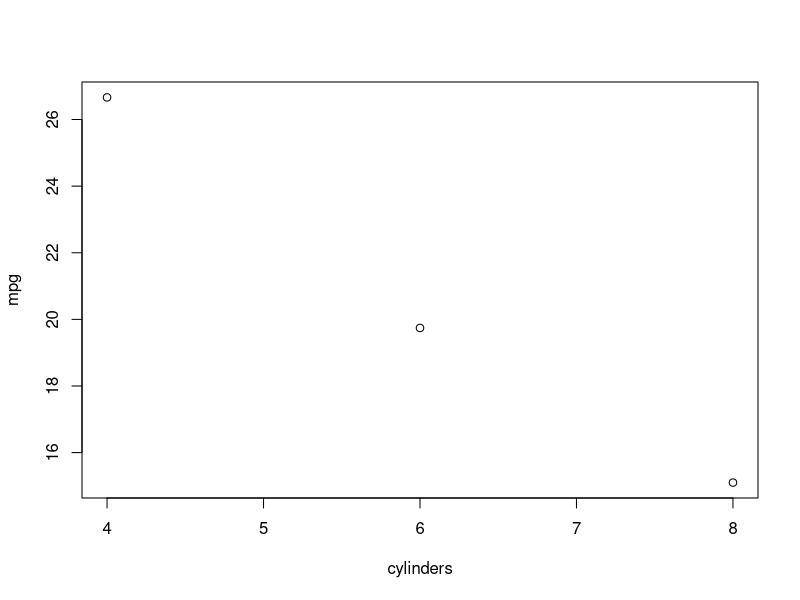
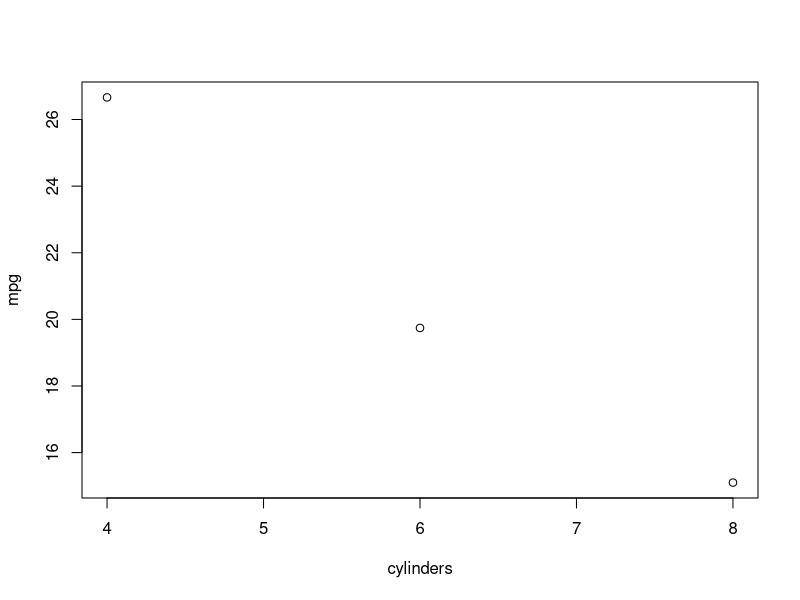
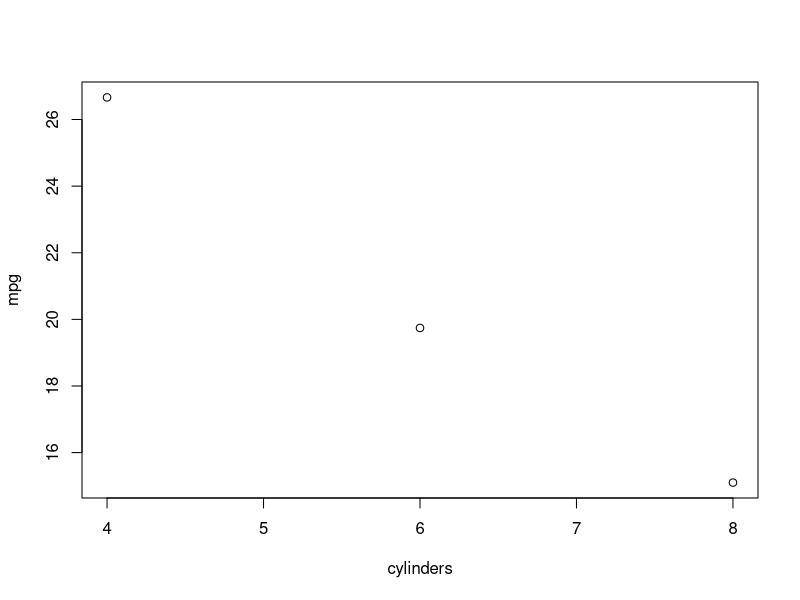

R code for these plots, in order:
# PlotTest without the dev.off statements.
# @version June 2017

data (mtcars)

# All the cars
allCars.df <- mtcars

# Create separate data frames for each number of cylinders
cars4Cyl.df <- allCars.df[allCars.df$cyl == 4, ]
cars6Cyl.df <- allCars.df[allCars.df$cyl == 6, ]
cars8Cyl.df <- allCars.df[allCars.df$cyl == 8, ]

# Create a table with the average mpg for each # cylinders
cylinders = c(4, 6, 8)
mpg = c(mean(cars4Cyl.df$mpg), mean(cars6Cyl.df$mpg), mean(cars8Cyl.df$mpg))

# Plot it to the default device
plot(cylinders, mpg)

# Plot to X11
X11()
plot(cylinders, mpg)

# Plot to a file
plot(cylinders, mpg)

x <- 1